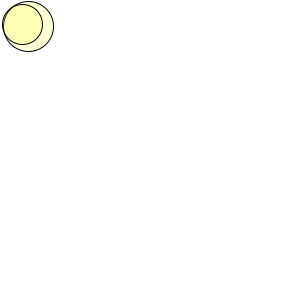
Frame 1 (no input)
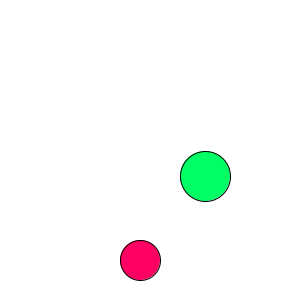
Frame 60 (the mouse pressed at the canvas centre just before this capture)
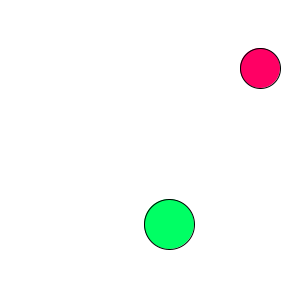
Frame 120 (the mouse held since frame 60 and released just before this capture)

The Processing sketch that drew these frames (run headless with seeded random() and noise(); from frame 60 on, the mouse is pressed at the canvas centre):

// Processing sketch: processing_186034
// ── processing_186034.pde

Ball ball1;
Ball ball2;
Ball ball3;
Ball ball4;


void setup(){
  size(300,300);
  ball1=new Ball(color(0,255,100),25,20,3,6);
  ball1.diameter=50;
  ball2=new Ball(color(255,0,100),20,20,2,4);
  ball2.diameter=40;
  smooth();
  
}

void draw(){
   background(255);
   ball1.move();
   ball2.move();
   //check for intersection
    boolean isIntersect=ball1.isIntersecting(ball2);
    if(isIntersect){
      ball1.highlight();
      ball2.highlight();
    }
   ball1.display();
   ball2.display();
}


class Ball{

    // Variables
    color currentColor;  //current color of the ball
    color ballColor;  //store color to reset after highlighting
    color highlightColor;  //highlight color of the ball
    PVector position;
    PVector speed;
    float diameter;  

    //Constructor
    Ball(){  //default constructor
      this(color(255,0,0), width/2, height/2, 3, 5 );  //call the constructor with initialization values
      
    }

    // constructor with initialization arguments
   Ball(color _c, float _xpos,float _ypos, float _xspeed, float _yspeed){
      currentColor=_c;
      ballColor=currentColor;
    highlightColor=color(255,255,0,40);
      position=new PVector(_xpos,_ypos);
      speed=new PVector(_xspeed,_yspeed);
    }

    // class methods  
    // this method is responsible for creating the displayed ball object
    void display(){
       fill(currentColor);  //this may be highlighted or ballColor
       ellipse(position.x,position.y,diameter,diameter);
     currentColor=ballColor; //reset ballColor back to original color
    }

    //this method is responsible for determining movement of the ball
    void move(){
      position.add(speed);
      if(position.x > (width-diameter/2) || position.x < (0+diameter/2)){  
        speed.x *= -1;
      }
      if(position.y > (height-diameter/2) || position.y <(0+diameter/2)){
        speed.y *=-1;
      }
    }

    // this is a convenience method to help with debugging
    String toString(){
      return " [ " + this.position.x + " , " + this.position.y + " ]";
    }
  
    //comparison method:  do comparison and return true or false
  
     boolean isIntersecting(Ball otherBall){
        float distance= PVector.dist(this.position, otherBall.position);  //PVector distance between 2 points
     
        if( distance <= (this.diameter / 2) + (otherBall.diameter / 2)){
          return true;
        }
        return false;
    }

    void highlight(){
      this.currentColor = this.highlightColor;
    }

} //end of Ball class
